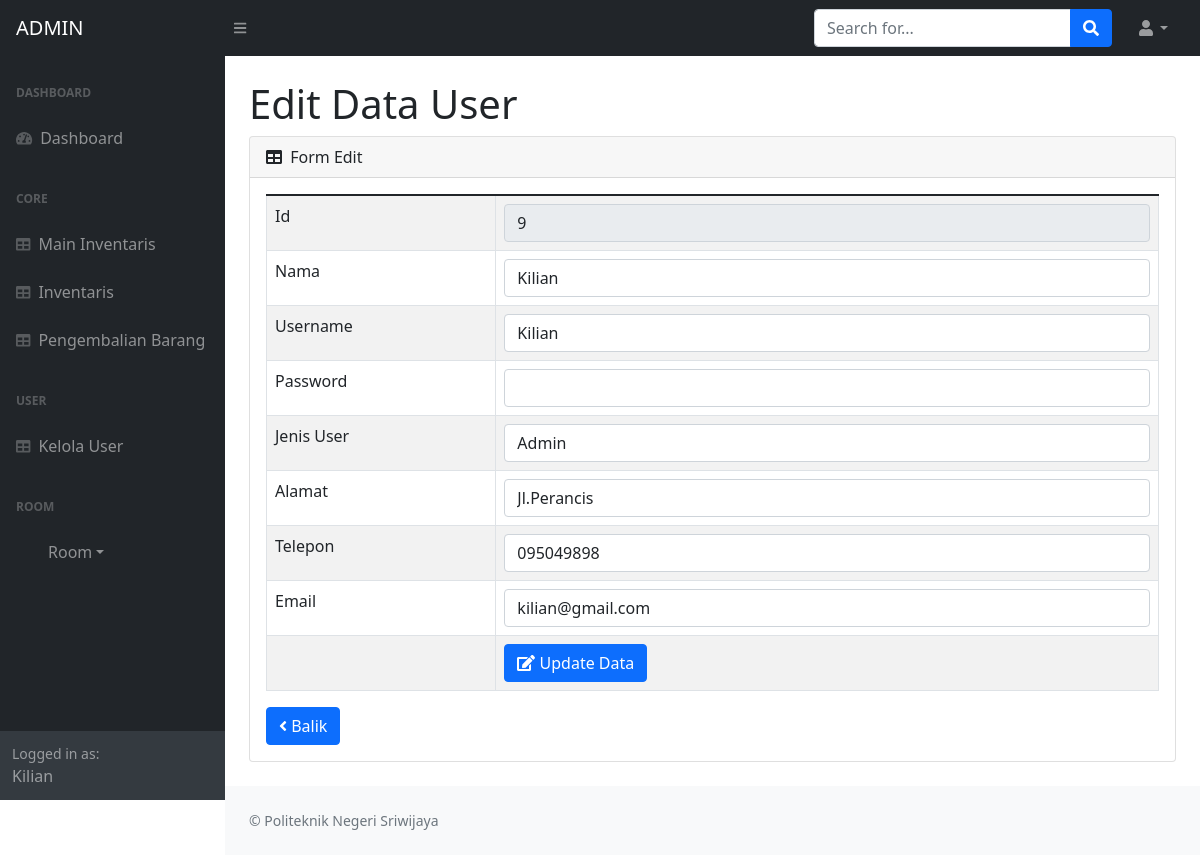
The app's page /admin.php?page=kelola_user/edit&kelola_user=9 (signed in) with its own data.
### tables this page shows
CREATE TABLE `user` (
  `id_user` int(20) NOT NULL,
  `nm_user` varchar(50) NOT NULL,
  `username` varchar(30) NOT NULL,
  `pass` char(32) NOT NULL,
  `jenis_user` varchar(11) NOT NULL,
  `alamat_user` varchar(255) NOT NULL,
  `telepon` varchar(25) NOT NULL,
  `email` varchar(75) NOT NULL
);

### fungsi/view/view.php (called while the page is built, shortened)
<?php
	 class view {
		protected $db;
		function __construct($db){
			$this->db = $db;
		}
			function kelolauser_edit($id_user){
				$sql = "select * from user where id_user=?";
				$row = $this-> db -> prepare($sql);
				$row -> execute(array($id_user));
				$hasil = $row -> fetch();
				return $hasil;
			}
	 }

### admin/module/kelola_user/edit/index.php (the view, shortened to what this page needs)
      <?php
	$id_user = $_GET['kelola_user'];
	$hasil = $lihat -> kelolauser_edit($id_user);
?>
	 <div id="layoutSidenav_content">
                  <div class="col-lg-12 main-chart">
						<div class="container-fluid px-4">
                        <h1 class="mt-4">Edit Data User</h1>
						<div class="card mb-4">
                            <div class="card-header">
                                <i class="fas fa-table me-1"></i>
                                Form Edit
                            </div>
							<div class="card-body">
							<table class="table table-bordered table-striped" >
							<form action="fungsi/edit/edit_admin.php?kelola_user=edit" method="POST" enctype="multipart/form-data">
											<tr>
												<td>Id</td>
												<td><input type="number" required readonly value="<?php echo $hasil['id_user'];?>"class="form-control"  name="id_user"></td>
											</tr>
                                            <tr>
												<td>Nama</td>
												<td><input type="text" required value="<?php echo $hasil['nm_user'];?>"class="form-control"  name="nm_user"></td>
											</tr>
                                             <tr>
												<td>Username</td>
												<td><input type="text" required value="<?php echo $hasil['username'];?>"class="form-control"  name="username"></td>
											</tr>
                                            <tr>
												<td>Password</td>
												<td><input type="password"  class="form-control"  name="pass"></td>
											</tr>
                                            <tr>
												<td>Jenis User</td>
												<td><select class="form-control" name="jenis_user">
														<option value="admin">Admin</option>
													</select>
												</td>
											</tr>
                                            <tr>
												<td>Alamat</td>
												<td><input type="text" required value="<?php echo $hasil['alamat_user'];?>" class="form-control"  name="alamat_user"></td>
											</tr>
											<tr>
												<td>Telepon</td>
												<td><input type="text" required value="<?php echo $hasil['telepon'];?>"  class="form-control" name="telepon"></td>
											</tr>
                                            <tr>
												<td>Email</td>
												<td><input type="text" required value="<?php echo $hasil['email'];?>"class="form-control"  name="email"></td>
											</tr>
                                            <tr>
									<td></td>
									<td><button class="btn btn-primary"><i class="fa fa-edit"></i> Update Data</button>
										</td>
								</tr>
							</form>
						</table>
						<a href="admin.php?page=kelola_user"><button class="btn btn-primary"><i class="fa fa-angle-left"></i> Balik </button></a>
							</div>
						</div>
				  </div>
				  </div>

### records on screen
user: id_user "9", nm_user "Kilian", username "Kilian", alamat_user "Jl.Perancis", telepon "095049898", email "kilian@gmail.com"

### other values on screen
$_SESSION['jenis_user'] "ADMIN"
$_SESSION['username'] "Kilian"
